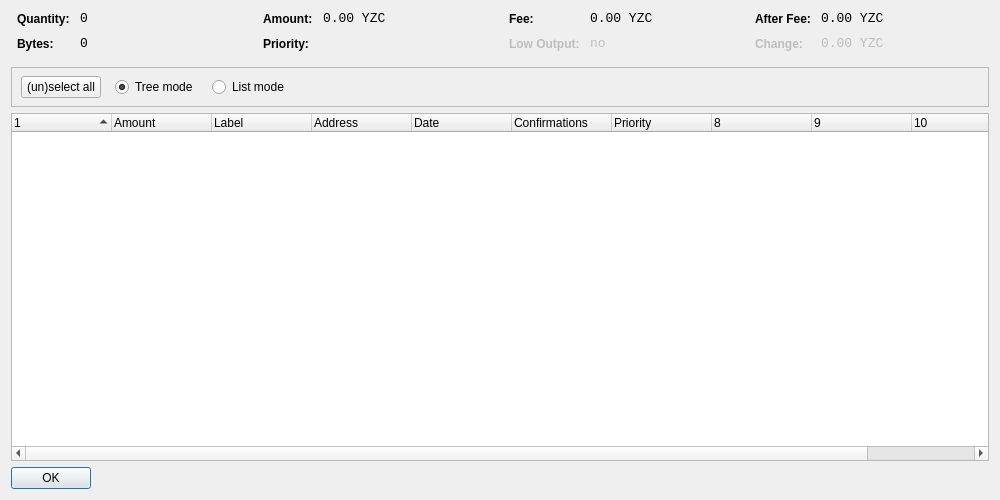
<?xml version="1.0" encoding="UTF-8"?>
<ui version="4.0">
 <class>CoinControlDialog</class>
 <widget class="QDialog" name="CoinControlDialog">
  <property name="geometry">
   <rect>
    <x>0</x>
    <y>0</y>
    <width>1000</width>
    <height>500</height>
   </rect>
  </property>
  <property name="windowTitle">
   <string>Coin Control</string>
  </property>
  <layout class="QVBoxLayout" name="verticalLayout">
   <item>
    <layout class="QHBoxLayout" name="horizontalLayoutTop" stretch="0,0,0,0">
     <property name="topMargin">
      <number>0</number>
     </property>
     <property name="bottomMargin">
      <number>10</number>
     </property>
     <item>
      <layout class="QFormLayout" name="formLayoutCoinControl1">
       <property name="horizontalSpacing">
        <number>10</number>
       </property>
       <property name="verticalSpacing">
        <number>10</number>
       </property>
       <property name="leftMargin">
        <number>6</number>
       </property>
       <property name="rightMargin">
        <number>6</number>
       </property>
       <item row="0" column="0">
        <widget class="QLabel" name="labelCoinControlQuantityText">
         <property name="styleSheet">
          <string notr="true">font-weight:bold;</string>
         </property>
         <property name="text">
          <string>Quantity:</string>
         </property>
        </widget>
       </item>
       <item row="0" column="1">
        <widget class="QLabel" name="labelCoinControlQuantity">
         <property name="font">
          <font>
           <family>Monospace</family>
           <pointsize>10</pointsize>
          </font>
         </property>
         <property name="cursor">
          <cursorShape>IBeamCursor</cursorShape>
         </property>
         <property name="contextMenuPolicy">
          <enum>Qt::ActionsContextMenu</enum>
         </property>
         <property name="text">
          <string notr="true">0</string>
         </property>
         <property name="textInteractionFlags">
          <set>Qt::LinksAccessibleByMouse|Qt::TextSelectableByKeyboard|Qt::TextSelectableByMouse</set>
         </property>
        </widget>
       </item>
       <item row="1" column="0">
        <widget class="QLabel" name="labelCoinControlBytesText">
         <property name="styleSheet">
          <string notr="true">font-weight:bold;</string>
         </property>
         <property name="text">
          <string>Bytes:</string>
         </property>
        </widget>
       </item>
       <item row="1" column="1">
        <widget class="QLabel" name="labelCoinControlBytes">
         <property name="font">
          <font>
           <family>Monospace</family>
           <pointsize>10</pointsize>
          </font>
         </property>
         <property name="cursor">
          <cursorShape>IBeamCursor</cursorShape>
         </property>
         <property name="contextMenuPolicy">
          <enum>Qt::ActionsContextMenu</enum>
         </property>
         <property name="text">
          <string notr="true">0</string>
         </property>
         <property name="textInteractionFlags">
          <set>Qt::LinksAccessibleByMouse|Qt::TextSelectableByKeyboard|Qt::TextSelectableByMouse</set>
         </property>
        </widget>
       </item>
      </layout>
     </item>
     <item>
      <layout class="QFormLayout" name="formLayoutCoinControl2">
       <property name="horizontalSpacing">
        <number>10</number>
       </property>
       <property name="verticalSpacing">
        <number>10</number>
       </property>
       <property name="leftMargin">
        <number>6</number>
       </property>
       <property name="rightMargin">
        <number>6</number>
       </property>
       <item row="0" column="0">
        <widget class="QLabel" name="labelCoinControlAmountText">
         <property name="styleSheet">
          <string notr="true">font-weight:bold;</string>
         </property>
         <property name="text">
          <string>Amount:</string>
         </property>
        </widget>
       </item>
       <item row="0" column="1">
        <widget class="QLabel" name="labelCoinControlAmount">
         <property name="font">
          <font>
           <family>Monospace</family>
           <pointsize>10</pointsize>
          </font>
         </property>
         <property name="cursor">
          <cursorShape>IBeamCursor</cursorShape>
         </property>
         <property name="contextMenuPolicy">
          <enum>Qt::ActionsContextMenu</enum>
         </property>
         <property name="text">
          <string notr="true">0.00 YZC</string>
         </property>
         <property name="textInteractionFlags">
          <set>Qt::LinksAccessibleByMouse|Qt::TextSelectableByKeyboard|Qt::TextSelectableByMouse</set>
         </property>
        </widget>
       </item>
       <item row="1" column="0">
        <widget class="QLabel" name="labelCoinControlPriorityText">
         <property name="styleSheet">
          <string notr="true">font-weight:bold;</string>
         </property>
         <property name="text">
          <string>Priority:</string>
         </property>
        </widget>
       </item>
       <item row="1" column="1">
        <widget class="QLabel" name="labelCoinControlPriority">
         <property name="font">
          <font>
           <family>Monospace</family>
           <pointsize>10</pointsize>
          </font>
         </property>
         <property name="cursor">
          <cursorShape>IBeamCursor</cursorShape>
         </property>
         <property name="contextMenuPolicy">
          <enum>Qt::ActionsContextMenu</enum>
         </property>
         <property name="text">
          <string/>
         </property>
         <property name="textInteractionFlags">
          <set>Qt::LinksAccessibleByMouse|Qt::TextSelectableByKeyboard|Qt::TextSelectableByMouse</set>
         </property>
        </widget>
       </item>
      </layout>
     </item>
     <item>
      <layout class="QFormLayout" name="formLayoutCoinControl3">
       <property name="horizontalSpacing">
        <number>10</number>
       </property>
       <property name="verticalSpacing">
        <number>10</number>
       </property>
       <property name="leftMargin">
        <number>6</number>
       </property>
       <property name="rightMargin">
        <number>6</number>
       </property>
       <item row="0" column="0">
        <widget class="QLabel" name="labelCoinControlFeeText">
         <property name="styleSheet">
          <string notr="true">font-weight:bold;</string>
         </property>
         <property name="text">
          <string>Fee:</string>
         </property>
        </widget>
       </item>
       <item row="0" column="1">
        <widget class="QLabel" name="labelCoinControlFee">
         <property name="font">
          <font>
           <family>Monospace</family>
           <pointsize>10</pointsize>
          </font>
         </property>
         <property name="cursor">
          <cursorShape>IBeamCursor</cursorShape>
         </property>
         <property name="contextMenuPolicy">
          <enum>Qt::ActionsContextMenu</enum>
         </property>
         <property name="text">
          <string notr="true">0.00 YZC</string>
         </property>
         <property name="textInteractionFlags">
          <set>Qt::LinksAccessibleByMouse|Qt::TextSelectableByKeyboard|Qt::TextSelectableByMouse</set>
         </property>
        </widget>
       </item>
       <item row="1" column="0">
        <widget class="QLabel" name="labelCoinControlLowOutputText">
         <property name="enabled">
          <bool>false</bool>
         </property>
         <property name="styleSheet">
          <string notr="true">font-weight:bold;</string>
         </property>
         <property name="text">
          <string>Low Output:</string>
         </property>
        </widget>
       </item>
       <item row="1" column="1">
        <widget class="QLabel" name="labelCoinControlLowOutput">
         <property name="enabled">
          <bool>false</bool>
         </property>
         <property name="font">
          <font>
           <family>Monospace</family>
           <pointsize>10</pointsize>
          </font>
         </property>
         <property name="cursor">
          <cursorShape>IBeamCursor</cursorShape>
         </property>
         <property name="contextMenuPolicy">
          <enum>Qt::ActionsContextMenu</enum>
         </property>
         <property name="text">
          <string notr="true">no</string>
         </property>
         <property name="textInteractionFlags">
          <set>Qt::LinksAccessibleByMouse|Qt::TextSelectableByKeyboard|Qt::TextSelectableByMouse</set>
         </property>
        </widget>
       </item>
      </layout>
     </item>
     <item>
      <layout class="QFormLayout" name="formLayoutCoinControl4">
       <property name="horizontalSpacing">
        <number>10</number>
       </property>
       <property name="verticalSpacing">
        <number>10</number>
       </property>
       <property name="leftMargin">
        <number>6</number>
       </property>
       <property name="rightMargin">
        <number>6</number>
       </property>
       <item row="0" column="0">
        <widget class="QLabel" name="labelCoinControlAfterFeeText">
         <property name="styleSheet">
          <string notr="true">font-weight:bold;</string>
         </property>
         <property name="text">
          <string>After Fee:</string>
         </property>
        </widget>
       </item>
       <item row="0" column="1">
        <widget class="QLabel" name="labelCoinControlAfterFee">
         <property name="font">
          <font>
           <family>Monospace</family>
           <pointsize>10</pointsize>
          </font>
         </property>
         <property name="cursor">
          <cursorShape>IBeamCursor</cursorShape>
         </property>
         <property name="contextMenuPolicy">
          <enum>Qt::ActionsContextMenu</enum>
         </property>
         <property name="text">
          <string notr="true">0.00 YZC</string>
         </property>
         <property name="textInteractionFlags">
          <set>Qt::LinksAccessibleByMouse|Qt::TextSelectableByKeyboard|Qt::TextSelectableByMouse</set>
         </property>
        </widget>
       </item>
       <item row="1" column="0">
        <widget class="QLabel" name="labelCoinControlChangeText">
         <property name="enabled">
          <bool>false</bool>
         </property>
         <property name="styleSheet">
          <string notr="true">font-weight:bold;</string>
         </property>
         <property name="text">
          <string>Change:</string>
         </property>
        </widget>
       </item>
       <item row="1" column="1">
        <widget class="QLabel" name="labelCoinControlChange">
         <property name="enabled">
          <bool>false</bool>
         </property>
         <property name="font">
          <font>
           <family>Monospace</family>
           <pointsize>10</pointsize>
          </font>
         </property>
         <property name="cursor">
          <cursorShape>IBeamCursor</cursorShape>
         </property>
         <property name="contextMenuPolicy">
          <enum>Qt::ActionsContextMenu</enum>
         </property>
         <property name="text">
          <string notr="true">0.00 YZC</string>
         </property>
         <property name="textInteractionFlags">
          <set>Qt::LinksAccessibleByMouse|Qt::TextSelectableByKeyboard|Qt::TextSelectableByMouse</set>
         </property>
        </widget>
       </item>
      </layout>
     </item>
    </layout>
   </item>
   <item>
    <widget class="QFrame" name="frame">
     <property name="minimumSize">
      <size>
       <width>0</width>
       <height>40</height>
      </size>
     </property>
     <property name="frameShape">
      <enum>QFrame::StyledPanel</enum>
     </property>
     <property name="frameShadow">
      <enum>QFrame::Sunken</enum>
     </property>
     <widget class="QWidget" name="horizontalLayoutWidget">
      <property name="geometry">
       <rect>
        <x>10</x>
        <y>0</y>
        <width>781</width>
        <height>41</height>
       </rect>
      </property>
      <layout class="QHBoxLayout" name="horizontalLayoutPanel" stretch="0,0,0,0,0">
       <property name="spacing">
        <number>14</number>
       </property>
       <item>
        <widget class="QPushButton" name="pushButtonSelectAll">
         <property name="sizePolicy">
          <sizepolicy hsizetype="Maximum" vsizetype="Fixed">
           <horstretch>0</horstretch>
           <verstretch>0</verstretch>
          </sizepolicy>
         </property>
         <property name="text">
          <string>(un)select all</string>
         </property>
        </widget>
       </item>
       <item>
        <widget class="QRadioButton" name="radioTreeMode">
         <property name="sizePolicy">
          <sizepolicy hsizetype="Maximum" vsizetype="Fixed">
           <horstretch>0</horstretch>
           <verstretch>0</verstretch>
          </sizepolicy>
         </property>
         <property name="text">
          <string>Tree mode</string>
         </property>
         <property name="checked">
          <bool>true</bool>
         </property>
        </widget>
       </item>
       <item>
        <widget class="QRadioButton" name="radioListMode">
         <property name="sizePolicy">
          <sizepolicy hsizetype="Maximum" vsizetype="Fixed">
           <horstretch>0</horstretch>
           <verstretch>0</verstretch>
          </sizepolicy>
         </property>
         <property name="text">
          <string>List mode</string>
         </property>
        </widget>
       </item>
       <item>
        <spacer name="horizontalSpacer">
         <property name="orientation">
          <enum>Qt::Horizontal</enum>
         </property>
         <property name="sizeHint" stdset="0">
          <size>
           <width>40</width>
           <height>20</height>
          </size>
         </property>
        </spacer>
       </item>
      </layout>
     </widget>
    </widget>
   </item>
   <item>
    <widget class="CoinControlTreeWidget" name="treeWidget">
     <property name="contextMenuPolicy">
      <enum>Qt::CustomContextMenu</enum>
     </property>
     <property name="sortingEnabled">
      <bool>false</bool>
     </property>
     <property name="columnCount">
      <number>11</number>
     </property>
     <attribute name="headerShowSortIndicator" stdset="0">
      <bool>true</bool>
     </attribute>
     <attribute name="headerStretchLastSection">
      <bool>false</bool>
     </attribute>
     <column>
      <property name="text">
       <string/>
      </property>
     </column>
     <column>
      <property name="text">
       <string>Amount</string>
      </property>
     </column>
     <column>
      <property name="text">
       <string>Label</string>
      </property>
     </column>
     <column>
      <property name="text">
       <string>Address</string>
      </property>
     </column>
     <column>
      <property name="text">
       <string>Date</string>
      </property>
     </column>
     <column>
      <property name="text">
       <string>Confirmations</string>
      </property>
      <property name="toolTip">
       <string>Confirmed</string>
      </property>
     </column>
     <column>
      <property name="text">
       <string>Priority</string>
      </property>
     </column>
     <column>
      <property name="text">
       <string/>
      </property>
     </column>
     <column>
      <property name="text">
       <string/>
      </property>
     </column>
     <column>
      <property name="text">
       <string/>
      </property>
     </column>
     <column>
      <property name="text">
       <string/>
      </property>
     </column>
    </widget>
   </item>
   <item>
    <widget class="QDialogButtonBox" name="buttonBox">
     <property name="sizePolicy">
      <sizepolicy hsizetype="Maximum" vsizetype="Fixed">
       <horstretch>0</horstretch>
       <verstretch>0</verstretch>
      </sizepolicy>
     </property>
     <property name="orientation">
      <enum>Qt::Horizontal</enum>
     </property>
     <property name="standardButtons">
      <set>QDialogButtonBox::Ok</set>
     </property>
    </widget>
   </item>
  </layout>
 </widget>
 <customwidgets>
  <customwidget>
   <class>CoinControlTreeWidget</class>
   <extends>QTreeWidget</extends>
   <header>coincontroltreewidget.h</header>
  </customwidget>
 </customwidgets>
 <resources/>
 <connections/>
</ui>
